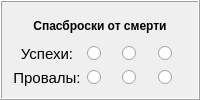
        <widget class="QFrame" name="frame">
         <property name="sizePolicy">
          <sizepolicy hsizetype="Preferred" vsizetype="Preferred">
           <horstretch>1</horstretch>
           <verstretch>0</verstretch>
          </sizepolicy>
         </property>
         <property name="frameShape">
          <enum>QFrame::Box</enum>
         </property>
         <property name="frameShadow">
          <enum>QFrame::Raised</enum>
         </property>
         <layout class="QGridLayout" name="gridLayout_3">
          <item row="0" column="0" colspan="4">
           <widget class="QLabel" name="label_31">
            <property name="font">
             <font>
              <pointsize>9</pointsize>
              <weight>75</weight>
              <bold>true</bold>
             </font>
            </property>
            <property name="text">
             <string>Спасброски от смерти</string>
            </property>
            <property name="alignment">
             <set>Qt::AlignCenter</set>
            </property>
           </widget>
          </item>
          <item row="1" column="0">
           <widget class="QLabel" name="label_32">
            <property name="font">
             <font>
              <pointsize>11</pointsize>
             </font>
            </property>
            <property name="text">
             <string>Успехи:</string>
            </property>
            <property name="alignment">
             <set>Qt::AlignCenter</set>
            </property>
           </widget>
          </item>
          <item row="1" column="1">
           <widget class="QRadioButton" name="radioButton">
            <property name="text">
             <string/>
            </property>
            <attribute name="buttonGroup">
             <string notr="true">successButtonGroup</string>
            </attribute>
           </widget>
          </item>
          <item row="1" column="2">
           <widget class="QRadioButton" name="radioButton_2">
            <property name="text">
             <string/>
            </property>
            <attribute name="buttonGroup">
             <string notr="true">successButtonGroup</string>
            </attribute>
           </widget>
          </item>
          <item row="1" column="3">
           <widget class="QRadioButton" name="radioButton_3">
            <property name="text">
             <string/>
            </property>
            <attribute name="buttonGroup">
             <string notr="true">successButtonGroup</string>
            </attribute>
           </widget>
          </item>
          <item row="2" column="0">
           <widget class="QLabel" name="label_33">
            <property name="font">
             <font>
              <pointsize>11</pointsize>
             </font>
            </property>
            <property name="text">
             <string>Провалы:</string>
            </property>
            <property name="alignment">
             <set>Qt::AlignCenter</set>
            </property>
           </widget>
          </item>
          <item row="2" column="1">
           <widget class="QRadioButton" name="radioButton_5">
            <property name="text">
             <string/>
            </property>
            <attribute name="buttonGroup">
             <string notr="true">failureButtonGroup</string>
            </attribute>
           </widget>
          </item>
          <item row="2" column="2">
           <widget class="QRadioButton" name="radioButton_6">
            <property name="text">
             <string/>
            </property>
            <attribute name="buttonGroup">
             <string notr="true">failureButtonGroup</string>
            </attribute>
           </widget>
          </item>
          <item row="2" column="3">
           <widget class="QRadioButton" name="radioButton_4">
            <property name="text">
             <string/>
            </property>
            <attribute name="buttonGroup">
             <string notr="true">failureButtonGroup</string>
            </attribute>
           </widget>
          </item>
         </layout>
        </widget>
